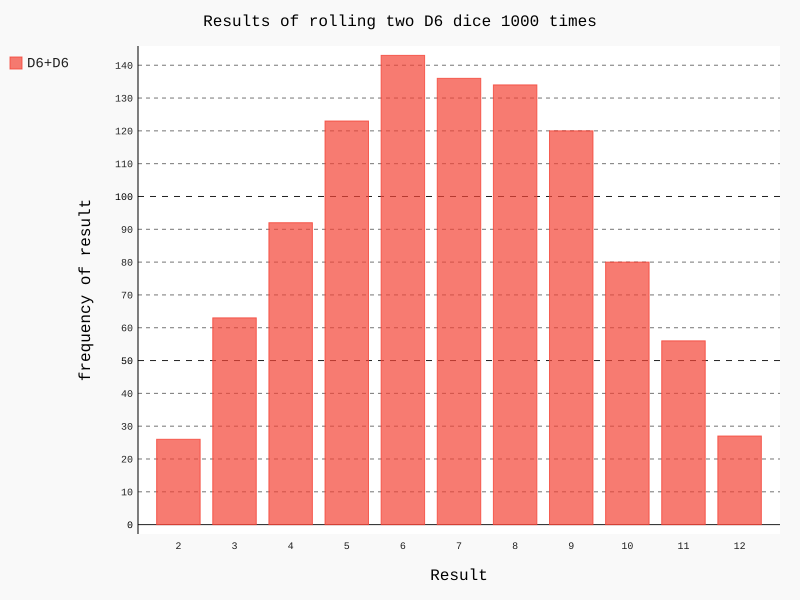

Write Python code to recreate this figure.
import pygal 
from die import Die

die_1 = Die()
die_2 = Die()

results = []
for roll_num in range(1000):
	result = die_1.roll() + die_2.roll()
	results.append(result)

frequencies = []
max_result = die_1.num_sides + die_2.num_sides
for value in range(2,max_result+1):
	frequency = results.count(value)
	frequencies.append(frequency)

hist = pygal.Bar()

hist.title ="Results of rolling two D6 dice 1000 times"
hist.x_labels = ['2','3','4','5','6','7','8','9','10','11','12']
hist.x_title ="Result"
hist.y_title = "frequency of result"
hist.add('D6+D6',frequencies)
hist.render_to_file('dice_visual.svg')
